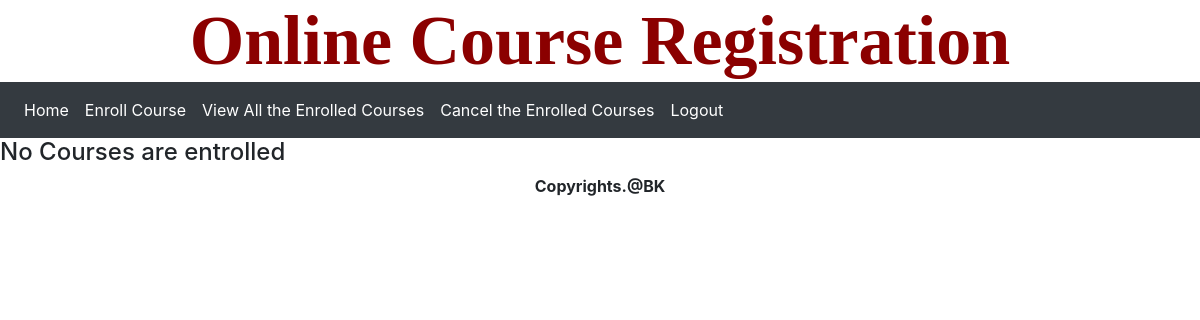
Before: /Venroll/?sid=1 with the older database file.
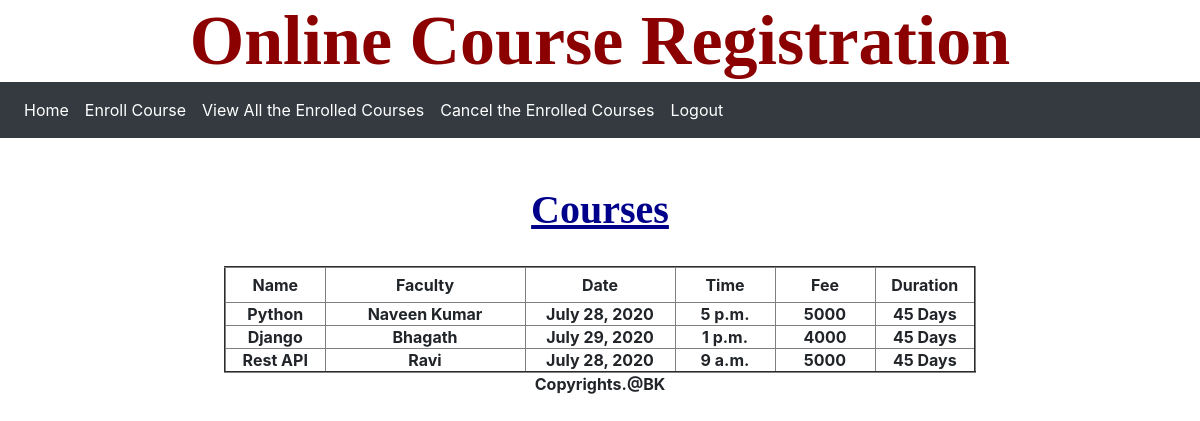
After: the same page with the newer database file.
### OCR/models.py (models this page shows)
class CourseregModel(models.Model):
    cid = models.AutoField(primary_key=True)
    name=models.CharField(max_length=49)
    faculty=models.CharField(max_length=49)
    date = models.DateField()
    time =models.TimeField()
    fee = models.IntegerField()
    duration= models.CharField(max_length=50)

### OCR/views.py (the view)
# urls.py: path('Venroll/',views.venroll,name="Venroll"),
def venroll(request):
    sid = request.GET.get('sid')
    res = studentCourse.objects.filter(sid=sid)
    coures = [CourseregModel.objects.get(cid=x.cid) for x in res]
    return render(request, 'view_enroll.html', {'data': coures})

### templates/view_enroll.html
{% extends 'common.html' %}
{% block common %}
    {% include 'Stud Menu.html' %}
    {% load static %}
{% if not data %}
<h4>No Courses are entrolled</h4>
    {% else %}
<br>
    <br>
    <table  border="2" align="center">
        <h1 align="center" colspan="8" style="color: darkblue;
        font-family: 'Times New Roman';font-size: 250%;
        text-decoration: underline;font-weight: bold ">Courses</h1><br>
    <tr align="center">
        <th width="100" height="35"> Name</th>
        <th width="200" height="35">Faculty</th>
        <th width="150" height="35">Date</th>
        <th width="100" height="35">Time</th>
        <th  width="100" height="35">Fee</th>
        <th width="100" height="35">Duration</th>
    </tr>
    {% for x in data %}
        <tr align="center"><th>{{ x.name }}</th>
        <th>{{ x.faculty }}</th>
        <th>{{ x.date }}</th>
        <th>{{ x.time }}</th>
            <th>{{ x.fee }}</th>
        <th>{{ x.duration }}</th>
        </tr>
    {% endfor %}
    </table>
{% endif %}
{% endblock %}

Changed rows visible on the page:
added CourseregModel: name "Python", faculty "Naveen Kumar", date "July 28, 2020", time "5 p.m.", fee "5000", duration "45 Days"
added CourseregModel: name "Django", faculty "Bhagath", date "July 29, 2020", time "1 p.m.", fee "4000", duration "45 Days"
added CourseregModel: name "Rest API", faculty "Ravi", date "July 28, 2020", time "9 a.m.", fee "5000", duration "45 Days"
Other visible differences:
text no longer shown: "No Courses are entrolled"
text now shown: "Courses Name Faculty Date Time Fee Duration"
